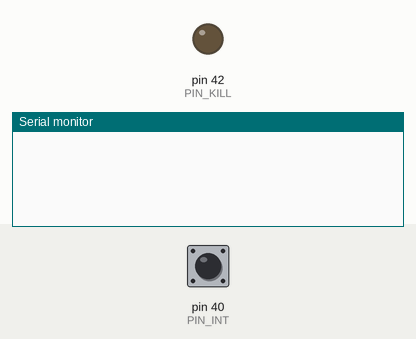
Recording of a sketch running on a simulated Arduino Mega 2560, built for the host (arithmetic inside an expression is 32-bit, double 64-bit). Shown: output pins drawn as LEDs (lit = HIGH), the last lines printed to the serial monitor. Inputs (shaded band) come from the test bench; at power-on: pin 40 (PIN_INT) HIGH.

Above: at 1.2 s.
1.3 s: pin 40 (PIN_INT) pulled LOW for 0.15 s
At 2.6 s:
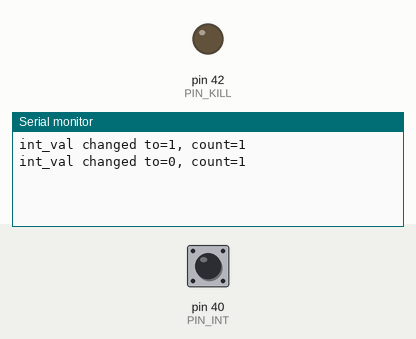
2.9 s: pin 40 (PIN_INT) pulled LOW for 1 s
At 4.3 s:
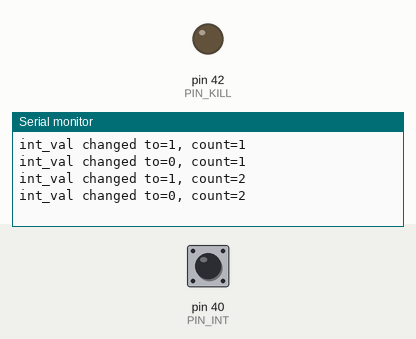
5.4 s: pin 40 (PIN_INT) pulled LOW for 0.15 s
At 6.3 s:
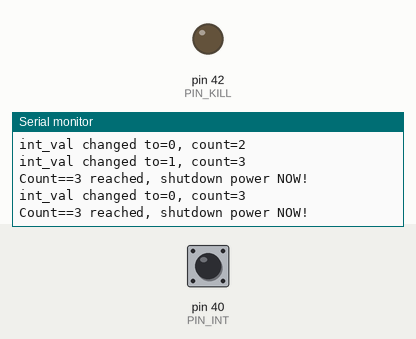
Timing chart, 0 to 8.4 s (numbered marks = the images above; inputs shaded):
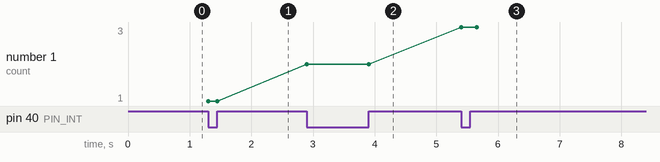

The sketch:

LTC2954-1-PMIC.ino
```cpp
#define PIN_KILL 42
#define PIN_INT  40

void setup() {
  Serial.begin(115200);
  pinMode(PIN_INT, INPUT_PULLUP);
}

uint8_t lastIntVal = 1;
uint8_t pushCount = 0;

void loop() {
  delay(50);
  uint8_t int_val = digitalRead(PIN_INT);
  if (lastIntVal != int_val) {
    if (0 == int_val) {
      pushCount++;
    }
    Serial.printf("int_val changed to=%d, count=%d\n", lastIntVal, pushCount);
    lastIntVal = int_val;
    if (pushCount >= 3) {
      Serial.printf("Count==3 reached, shutdown power NOW!\n");
      delay(200);
      pinMode(PIN_KILL, OUTPUT);
      digitalWrite(PIN_KILL, LOW);
    }
  }
}
```

Measured:
- after the input at 1.3 s, the serial monitor: prints a new line at once (image 1)
- after the input at 2.9 s, the serial monitor: prints a new line at once (image 2)
- after the input at 5.4 s, the serial monitor: prints a new line at once (image 3)
- plotted number 1: 1 → 2 after the input at 2.9 s, 2 → 3 after the input at 5.4 s
